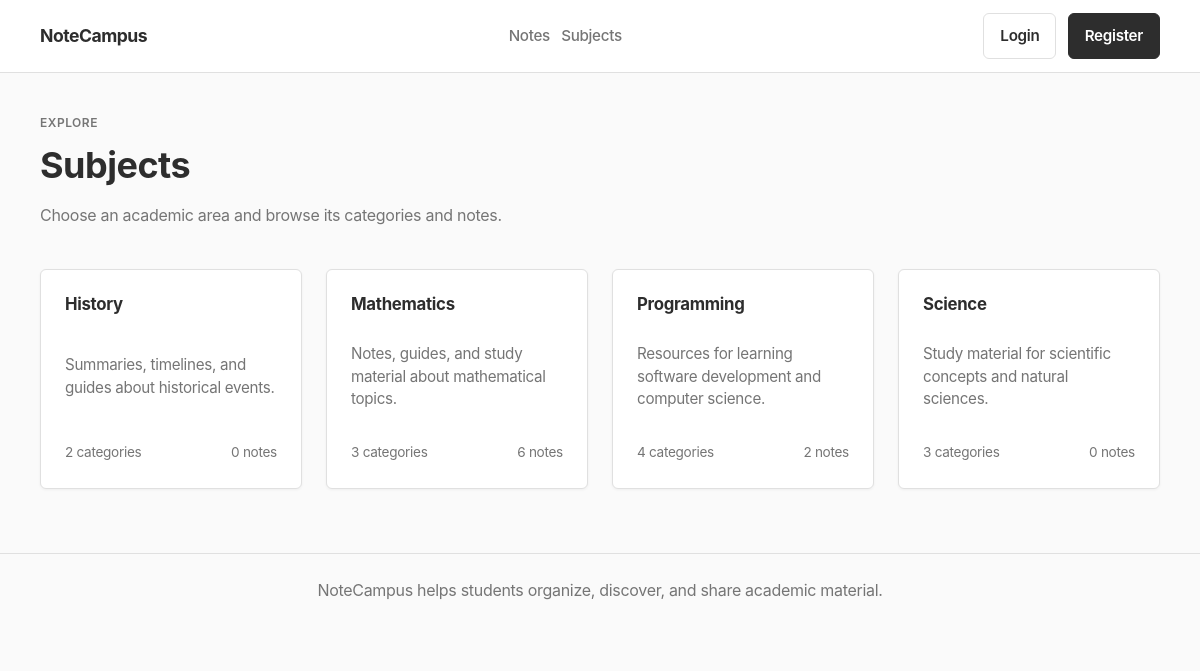
Page /subjects on the committed database.
### app/models/subject.py (models this page shows, shortened)
class Subject(db.Model):
    __tablename__ = "subjects"
    id = db.Column(db.Integer, primary_key=True)
    name = db.Column(
        db.String(100),
        unique=True,
        nullable=False
    )
    description = db.Column(
        db.Text,
        nullable=False
    )
    categories = db.relationship(
        "Category",
        backref="subject",
        lazy=True,
        cascade="all, delete-orphan"
    )
    notes = db.relationship(
        "Note",
        backref="subject",
        lazy=True
    )

### app/routes/subjects.py (the view)
@subjects.route("/subjects")
def list_subjects():
    all_subjects = Subject.query.order_by(Subject.name.asc()).all()
    return render_template(
        "subjects.html",
        subjects=all_subjects
    )

### app/templates/subjects.html (shortened to what this page needs)
{% extends "base.html" %}
{% block content %}
    <section class="page-heading">
        <div>
            <p class="eyebrow">Explore</p>
            <h1>Subjects</h1>
            <p class="muted">Choose an academic area and browse its categories and notes.</p>
        </div>
    </section>
    {% if subjects %}
        <section class="grid grid-4">
            {% for subject in subjects %}
                <article class="subject-card">
                    <h2>
                        <a href="{{ url_for('subjects.subject_detail', subject_id=subject.id) }}">
                            {{ subject.name }}
                        </a>
                    </h2>
                    <p>{{ subject.description }}</p>
                    <div class="card-footer">
                        <span>{{ subject.categories|length }} categories</span>
                        <span>{{ subject.notes|length }} notes</span>
                    </div>
                </article>
            {% endfor %}
        </section>
    {% else %}
        <div class="empty-state">
            <h2>No subjects yet</h2>
            <p>Subjects will appear here when they are available.</p>
        </div>
    {% endif %}
{% endblock %}

### app/static/css/main.css (style rules this page uses)
:root { --color-bg: #fafafa; --color-surface: #ffffff; --color-ink: #2d2d2d; --color-muted: #757575; --color-border: #e0e0e0; --color-primary: #2d2d2d; --color-primary-dark: #1a1a1a; --color-accent: #0066cc; --color-accent-hover: #0052a3; --color-danger: #d32f2f; --shadow-minimal: 0 1px 3px rgba(0, 0, 0, 0.05); --radius: 6px; --space-xs: 0.35rem; --space-sm: 0.7rem; --space-md: 1rem; --space-lg: 1.5rem; --space-xl: 2.5rem; --space-2xl: 4rem; --font-body: -apple-system, BlinkMacSystemFont, "Segoe UI", Roboto, "Helvetica Neue", sans-serif; }
* { box-sizing: border-box; }
body { margin: 0; min-height: 100vh; background: var(--color-bg); color: var(--color-ink); font-family: var(--font-body); line-height: 1.6; font-weight: 400; letter-spacing: -0.3px; }
a { color: inherit; text-decoration: none; }
h1, h2, h3, h4, p { margin-top: 0; }
h1 { font-size: clamp(1.75rem, 3vw, 2.5rem); line-height: 1.2; margin-bottom: var(--space-md); font-weight: 700; letter-spacing: -0.5px; }
h2 { font-size: 1.3rem; line-height: 1.3; font-weight: 700; letter-spacing: -0.3px; }
.eyebrow, .card-kicker { color: var(--color-muted); font-size: 0.75rem; font-weight: 600; letter-spacing: 0.5px; text-transform: uppercase; }
.muted { color: var(--color-muted); }
.page-heading { display: flex; align-items: flex-start; justify-content: space-between; gap: var(--space-lg); margin-bottom: var(--space-lg); }
.page-heading div:first-child { flex: 1; }
.grid { display: grid; gap: var(--space-lg); }
.grid-4 { grid-template-columns: repeat(auto-fill, minmax(250px, 1fr)); }
.card, .note-card, .subject-card, .stat-card, .auth-panel, .form-card, .detail-sidebar, .empty-state { background: var(--color-surface); border: 1px solid var(--color-border); border-radius: var(--radius); box-shadow: var(--shadow-minimal); }
.card, .note-card, .subject-card, .empty-state { padding: var(--space-lg); }
.note-card, .subject-card { display: flex; min-height: 220px; flex-direction: column; justify-content: space-between; padding: var(--space-lg); }
.note-card h2, .note-card h3, .note-card h4, .subject-card h2 { margin-bottom: var(--space-sm); font-size: 1.05rem; }
.note-card p, .subject-card p, .card p { color: var(--color-muted); font-size: 0.95rem; line-height: 1.5; }
.card-meta, .card-footer, .card-actions { display: flex; align-items: center; justify-content: space-between; gap: var(--space-sm); color: var(--color-muted); font-size: 0.85rem; }

### rows in the picture
Subject: name "History", description "Summaries, timelines, and guides about historical events.", categories|length "2", notes|length "0"
Subject: name "Mathematics", description "Notes, guides, and study material about mathematical topics.", categories|length "3", notes|length "6"
Subject: name "Programming", description "Resources for learning software development and computer science.", categories|length "4", notes|length "2"
Subject: name "Science", description "Study material for scientific concepts and natural sciences.", categories|length "3", notes|length "0"
